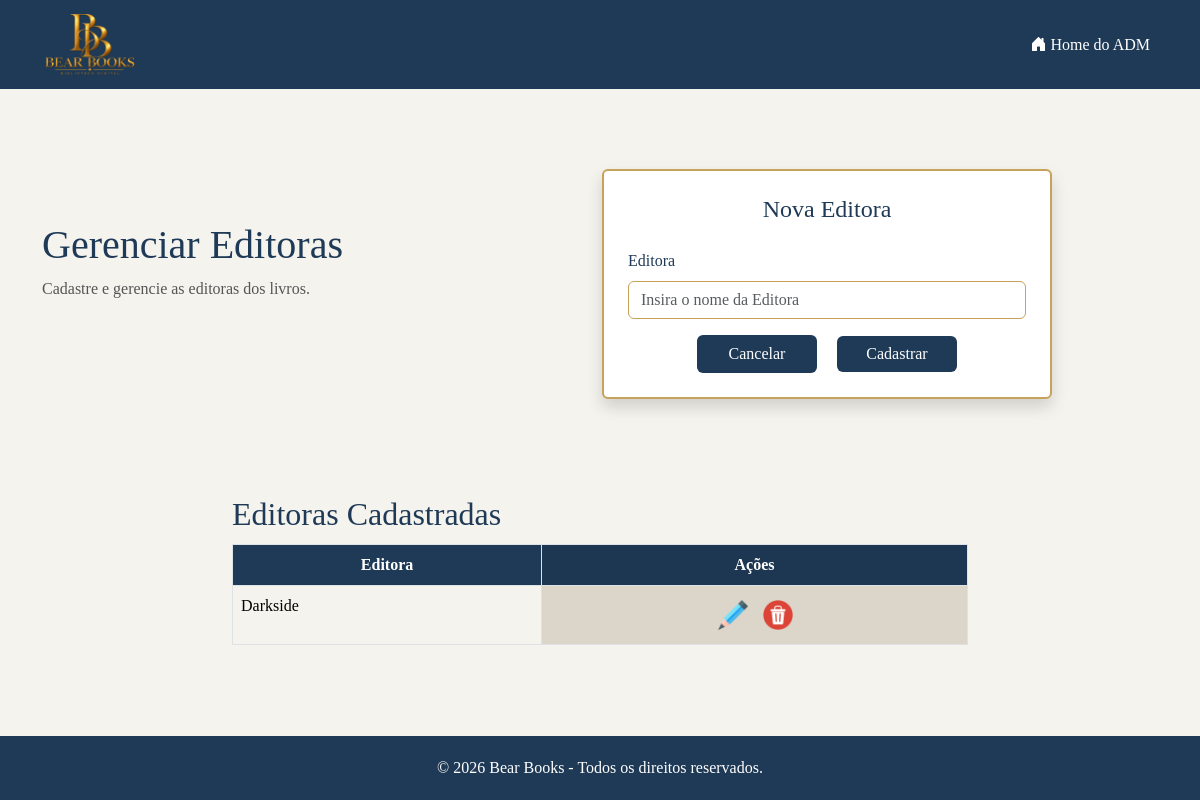
Page /administrador/editora/gerenciarEditora.php on the earlier database version.
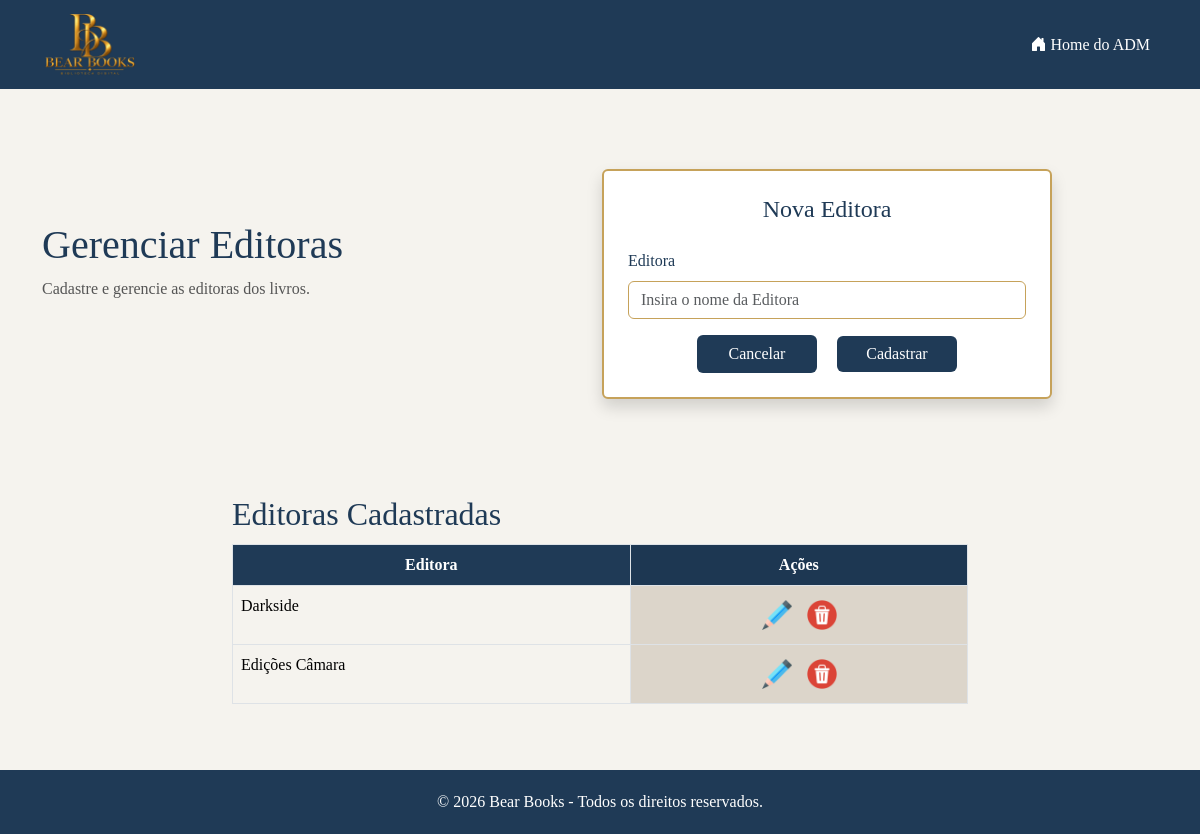
Same page on the later database version.
### tables this page shows
CREATE TABLE `editora` (
  `id_editora` int(5) NOT NULL,
  `nome_editora` varchar(200) DEFAULT NULL
);

### administrador/editora/gerenciarEditora.php (the view, shortened to what this page needs)
<?php
include "../../ARQUIVOS/conexao.php";
$sql = "SELECT * FROM editora";
$result = $conn->query($sql);
?>
<!DOCTYPE html>
<html lang="pt-br">
<head>
    <link href="https://cdn.jsdelivr.net/npm/bootstrap@5.3.8/dist/css/bootstrap.min.css" rel="stylesheet"
>
    <link rel="stylesheet" href="https://cdn.jsdelivr.net/npm/bootstrap-icons@1.13.1/font/bootstrap-icons.min.css">
    <link rel="stylesheet" href="../../css/style.css">
</head>
<body>
    <nav class="navbar navbar-expand-lg">
        <div class="container">
            <a class="navbar-brand" href="../MenuAdministrador.php">
                <img src="../../ARQUIVOS/img/logo.png" class="me-3">
            </a>
            <div class="navbar-nav ms-auto">
                <a class="nav-link" href="../MenuAdministrador.php">
                    <i class="bi bi-house-door-fill"></i> Home do ADM
                </a>
            </div>
        </div>
    </nav>
    <div class="container cadastro-conteudo">
        <div class="row align-items-center">
            <div class="col-sm-12 col-md-5 cadastro-titulo">
                <h1>Gerenciar Editoras</h1>
                <p>Cadastre e gerencie as editoras dos livros.</p>
            </div>
            <div class="col-sm-12 col-md-7">
                <div class="card cadastro-formulario p-4 shadow">
                    <h4>Nova Editora</h4>
                    <form method="post" action="insertEditora.php">
                        <div class="mb-3">
                            <label for="editora" class="form-label">Editora</label>
                            <input type="text" class="form-control" id="editora" name="nome_editora"
                                placeholder="Insira o nome da Editora" required>
                        </div>
                        <div class="text-center">
                            <button type="reset" class="btn btn-cancelar me-3">
                                Cancelar
                            </button>
                            <button type="submit" class="btn btn-primary">
                                Cadastrar
                            </button>
                        </div>
                    </form>
                </div>
            </div>
        </div>
    </div>
    <div class="container cadastro-tabela">
        <div class="row justify-content-center">
            <div class="col-sm-12 col-md-10 col-lg-8">
                <h2>Editoras Cadastradas</h2>
                <div class="table-responsive">
                    <table class="table table-striped-columns table-bordered">
                        <thead class="text-center">
                            <tr>
                                <th>Editora</th>
                                <th>Ações</th>
                            </tr>
                        </thead>
                        <tbody>
                            <?php
                            while ($row = $result->fetch_assoc()) {
                                $id_editora = $row['id_editora'];
                                ?>
                                <tr>
                                    <td><?php echo $row['nome_editora']; ?></td>
                                    <td class="text-center">
                                        <button type="button" class="btn p-0" data-bs-toggle="modal"
                                            data-bs-target="#editarEditora<?php echo $id_editora; ?>">
                                            <img src="../../ARQUIVOS/img/lapis.png" width="30" height="30">
                                        </button>
                                        <a href="deleteEditora.php?id_editora=<?php echo $id_editora; ?>"
                                            onclick="return confirm('Deseja realmente excluir a editora <?php echo $row['nome_editora']; ?>?');">
                                            <img src="../../ARQUIVOS/img/lixeira.png" width="30" height="30">
                                        </a>
                                    </td>
                                </tr>
                                <?php
                            }
                            ?>
                        </tbody>
                    </table>
                </div>
            </div>
        </div>
    </div>
    <footer class="footer">
        <p class="mb-0">© 2026 Bear Books - Todos os direitos reservados.</p>
    </footer>
</body>
</html>

Differences in the rows shown:
added editora: nome_editora "Edições Câmara"
